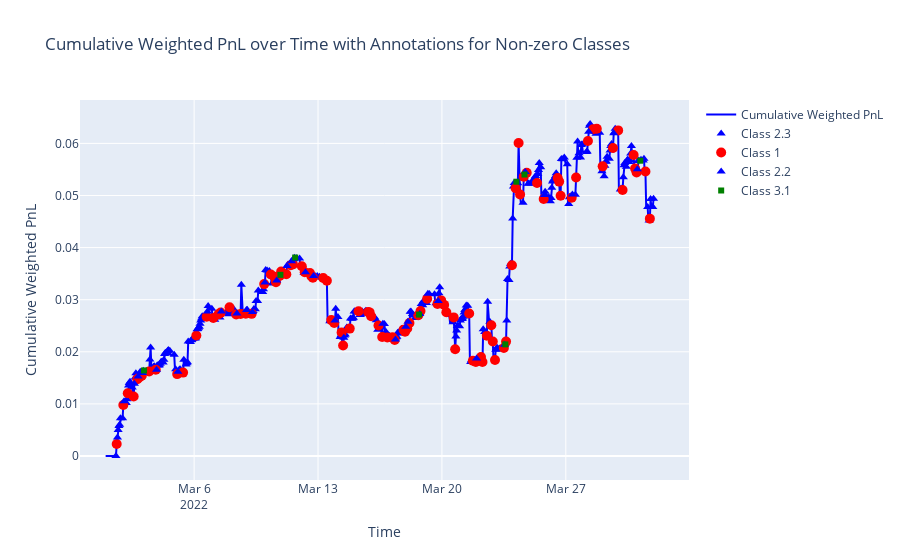

The code cell stored with this chart in its notebook:
### Code cell
# Define shape and color map for different classes
class_marker_map = {
    '1': {'color': 'red', 'symbol': 'circle', 'size': 10},
    '2.1': {'color': 'blue', 'symbol': 'triangle-up', 'size': 8},
    '2.2': {'color': 'blue', 'symbol': 'triangle-up', 'size': 8},
    '2.3': {'color': 'blue', 'symbol': 'triangle-up', 'size': 8},
    '3.1': {'color': 'green', 'symbol': 'square', 'size': 6},
    '3.2': {'color': 'green', 'symbol': 'square', 'size': 6},
    '3.3': {'color': 'green', 'symbol': 'square', 'size': 6}
}

# Create the plot
fig = go.Figure()

# Add the cumulative weighted PnL line
fig.add_trace(go.Scatter(
    x=strategy_result_copy['ts_hour'],
    y=strategy_result_copy['cumulative_weighted_pnl'],
    mode='lines',
    name='Cumulative Weighted PnL',
    line=dict(color='blue')
))

# Add Class and Weight points to the plot
for class_type in strategy_result_copy['class'].unique():
    if class_type not in class_marker_map:
        continue
    class_df = strategy_result_copy[strategy_result_copy['class'] == class_type]
    marker = class_marker_map[str(class_type)]
    fig.add_trace(go.Scatter(
        x=class_df['ts_hour'],
        y=class_df['cumulative_weighted_pnl'],
        mode='markers',
        name=f'Class {class_type}',
        marker=dict(color=marker['color'], symbol=marker['symbol'], size=marker['size']),
        text=[f"Class: {row['class']}<br>Weight: {row['weight']:.2f}" for index, row in class_df.iterrows()],
        hoverinfo='text'
    ))

# Update layout
fig.update_layout(
    title='Cumulative Weighted PnL over Time with Annotations for Non-zero Classes',
    xaxis_title='Time',
    yaxis_title='Cumulative Weighted PnL',
    # template='plotly_white'
)

# Show the plot
fig.show()

### Figure 1 — Plotly figure (JSON) as saved in the notebook; plotly's stock layout.template omitted (floating-point values rounded to 4 significant figures; data arrays with more than 128 entries replaced by an {"elided": "..."} marker saying what was removed)
{"data": [{"line": {"color": "blue"}, "mode": "lines", "name": "Cumulative Weighted PnL", "type": "scatter", "x": {"elided": "744 str values"}, "y": {"elided": "744 float values"}}, {"hoverinfo": "text", "marker": {"color": "blue", "size": 8, "symbol": "triangle-up"}, "mode": "markers", "name": "Class 2.3", "text": {"elided": "267 str values"}, "type": "scatter", "x": {"elided": "267 str values"}, "y": {"elided": "267 float values"}}, {"hoverinfo": "text", "marker": {"color": "red", "size": 10, "symbol": "circle"}, "mode": "markers", "name": "Class 1", "text": ["Class: 1<br>Weight: 1.00", "Class: 1<br>Weight: 1.00", "Class: 1<br>Weight: 1.00", "Class: 1<br>Weight: 1.00", "Class: 1<br>Weight: 1.00", "Class: 1<br>Weight: 1.00", "Class: 1<br>Weight: 1.00", "Class: 1<br>Weight: 1.00", "Class: 1<br>Weight: 1.00", "Class: 1<br>Weight: 1.00", "Class: 1<br>Weight: 1.00", "Class: 1<br>Weight: 1.00", "Class: 1<br>Weight: 1.00", "Class: 1<br>Weight: 1.00", "Class: 1<br>Weight: 1.00", "Class: 1<br>Weight: 1.00", "Class: 1<br>Weight: 1.00", "Class: 1<br>Weight: 1.00", "Class: 1<br>Weight: 1.00", "Class: 1<br>Weight: 1.00", "Class: 1<br>Weight: 1.00", "Class: 1<br>Weight: 1.00", "Class: 1<br>Weight: 1.00", "Class: 1<br>Weight: 1.00", "Class: 1<br>Weight: 1.00", "Class: 1<br>Weight: 1.00", "Class: 1<br>Weight: 1.00", "Class: 1<br>Weight: 1.00", "Class: 1<br>Weight: 1.00", "Class: 1<br>Weight: 1.00", "Class: 1<br>Weight: 1.00", "Class: 1<br>Weight: 1.00", "Class: 1<br>Weight: 1.00", "Class: 1<br>Weight: 1.00", "Class: 1<br>Weight: 1.00", "Class: 1<br>Weight: 1.00", "Class: 1<br>Weight: 1.00", "Class: 1<br>Weight: 1.00", "Class: 1<br>Weight: 1.00", "Class: 1<br>Weight: 1.00", "Class: 1<br>Weight: 1.00", "Class: 1<br>Weight: 1.00", "Class: 1<br>Weight: 1.00", "Class: 1<br>Weight: 1.00", "Class: 1<br>Weight: 1.00", "Class: 1<br>Weight: 1.00", "Class: 1<br>Weight: 1.00", "Class: 1<br>Weight: 1.00", "Class: 1<br>Weight: 1.00", "Class: 1<br>Weight: 1.00", "Class: 1<br>Weight: 1.00", "Class: 1<br>Weight: 1.00", "Class: 1<br>Weight: 1.00", "Class: 1<br>Weight: 1.00", "Class: 1<br>Weight: 1.00", "Class: 1<br>Weight: 1.00", "Class: 1<br>Weight: 1.00", "Class: 1<br>Weight: 1.00", "Class: 1<br>Weight: 1.00", "Class: 1<br>Weight: 1.00", "Class: 1<br>Weight: 1.00", "Class: 1<br>Weight: 1.00", "Class: 1<br>Weight: 1.00", "Class: 1<br>Weight: 1.00", "Class: 1<br>Weight: 1.00", "Class: 1<br>Weight: 1.00", "Class: 1<br>Weight: 1.00", "Class: 1<br>Weight: 1.00", "Class: 1<br>Weight: 1.00", "Class: 1<br>Weight: 1.00", "Class: 1<br>Weight: 1.00", "Class: 1<br>Weight: 1.00", "Class: 1<br>Weight: 1.00", "Class: 1<br>Weight: 1.00", "Class: 1<br>Weight: 1.00", "Class: 1<br>Weight: 1.00", "Class: 1<br>Weight: 1.00", "Class: 1<br>Weight: 1.00", "Class: 1<br>Weight: 1.00", "Class: 1<br>Weight: 1.00", "Class: 1<br>Weight: 1.00", "Class: 1<br>Weight: 1.00", "Class: 1<br>Weight: 1.00", "Class: 1<br>Weight: 1.00", "Class: 1<br>Weight: 1.00", "Class: 1<br>Weight: 1.00", "Class: 1<br>Weight: 1.00", "Class: 1<br>Weight: 1.00", "Class: 1<br>Weight: 1.00", "Class: 1<br>Weight: 1.00", "Class: 1<br>Weight: 1.00", "Class: 1<br>Weight: 1.00", "Class: 1<br>Weight: 1.00", "Class: 1<br>Weight: 1.00", "Class: 1<br>Weight: 1.00", "Class: 1<br>Weight: 1.00", "Class: 1<br>Weight: 1.00", "Class: 1<br>Weight: 1.00", "Class: 1<br>Weight: 1.00", "Class: 1<br>Weight: 1.00"], "type": "scatter", "x": ["2022-03-01T15:00:00", "2022-03-02T00:00:00", "2022-03-02T06:00:00", "2022-03-02T14:00:00", "2022-03-02T19:00:00", "2022-03-02T22:00:00", "2022-03-03T01:00:00", "2022-03-03T11:00:00", "2022-03-03T20:00:00", "2022-03-05T01:00:00", "2022-03-05T09:00:00", "2022-03-06T03:00:00", "2022-03-06T17:00:00", "2022-03-07T02:00:00", "2022-03-07T09:00:00", "2022-03-07T12:00:00", "2022-03-08T00:00:00", "2022-03-08T09:00:00", "2022-03-08T15:00:00", "2022-03-08T22:00:00", "2022-03-09T06:00:00", "2022-03-09T23:00:00", "2022-03-10T08:00:00", "2022-03-10T13:00:00", "2022-03-10T15:00:00", "2022-03-10T20:00:00", "2022-03-10T22:00:00", "2022-03-11T05:00:00", "2022-03-11T11:00:00", "2022-03-11T14:00:00", "2022-03-12T02:00:00", "2022-03-12T06:00:00", "2022-03-12T13:00:00", "2022-03-12T15:00:00", "2022-03-12T17:00:00", "2022-03-13T07:00:00", "2022-03-13T12:00:00", "2022-03-13T18:00:00", "2022-03-13T22:00:00", "2022-03-14T08:00:00", "2022-03-14T10:00:00", "2022-03-14T19:00:00", "2022-03-15T07:00:00", "2022-03-15T20:00:00", "2022-03-15T22:00:00", "2022-03-16T00:00:00", "2022-03-16T10:00:00", "2022-03-16T15:00:00", "2022-03-16T22:00:00", "2022-03-17T05:00:00", "2022-03-17T08:00:00", "2022-03-17T20:00:00", "2022-03-17T22:00:00", "2022-03-18T01:00:00", "2022-03-18T04:00:00", "2022-03-18T16:00:00", "2022-03-18T19:00:00", "2022-03-19T04:00:00", "2022-03-19T18:00:00", "2022-03-19T23:00:00", "2022-03-20T03:00:00", "2022-03-20T06:00:00", "2022-03-20T16:00:00", "2022-03-20T18:00:00", "2022-03-21T13:00:00", "2022-03-21T18:00:00", "2022-03-21T22:00:00", "2022-03-22T05:00:00", "2022-03-22T07:00:00", "2022-03-22T13:00:00", "2022-03-22T19:00:00", "2022-03-22T21:00:00", "2022-03-23T00:00:00", "2022-03-23T12:00:00", "2022-03-23T15:00:00", "2022-03-23T23:00:00", "2022-03-24T04:00:00", "2022-03-24T08:00:00", "2022-03-24T10:00:00", "2022-03-24T15:00:00", "2022-03-24T19:00:00", "2022-03-25T09:00:00", "2022-03-25T18:00:00", "2022-03-26T13:00:00", "2022-03-26T15:00:00", "2022-03-26T17:00:00", "2022-03-27T08:00:00", "2022-03-27T14:00:00", "2022-03-28T06:00:00", "2022-03-28T13:00:00", "2022-03-28T18:00:00", "2022-03-29T02:00:00", "2022-03-29T16:00:00", "2022-03-29T23:00:00", "2022-03-30T05:00:00", "2022-03-30T20:00:00", "2022-03-30T22:00:00", "2022-03-31T00:00:00", "2022-03-31T12:00:00", "2022-03-31T18:00:00"], "y": [0.002293, 0.009788, 0.01205, 0.01141, 0.01475, 0.01513, 0.01542, 0.01624, 0.01654, 0.01572, 0.01601, 0.02314, 0.02673, 0.0265, 0.02722, 0.02752, 0.02856, 0.02715, 0.02726, 0.02732, 0.02728, 0.03299, 0.03484, 0.03439, 0.03335, 0.03456, 0.0354, 0.03489, 0.03661, 0.03678, 0.03641, 0.03526, 0.03511, 0.0345, 0.03421, 0.03417, 0.03364, 0.02608, 0.02551, 0.02372, 0.02121, 0.02445, 0.02779, 0.02764, 0.02756, 0.02681, 0.02505, 0.02284, 0.02275, 0.0228, 0.02227, 0.02423, 0.02386, 0.02447, 0.02554, 0.027, 0.02783, 0.03019, 0.0292, 0.02986, 0.029, 0.02759, 0.0266, 0.02049, 0.02736, 0.01829, 0.01805, 0.01898, 0.01804, 0.02309, 0.02508, 0.02199, 0.01843, 0.02072, 0.02196, 0.0366, 0.0514, 0.06006, 0.05019, 0.05361, 0.05435, 0.05239, 0.04934, 0.05334, 0.05267, 0.04995, 0.04956, 0.05346, 0.06044, 0.06272, 0.06282, 0.05559, 0.05911, 0.0625, 0.05106, 0.05776, 0.05516, 0.0544, 0.0546, 0.04556]}, {"hoverinfo": "text", "marker": {"color": "blue", "size": 8, "symbol": "triangle-up"}, "mode": "markers", "name": "Class 2.2", "text": ["Class: 2.2<br>Weight: 0.49", "Class: 2.2<br>Weight: 0.49", "Class: 2.2<br>Weight: 0.49", "Class: 2.2<br>Weight: 0.49", "Class: 2.2<br>Weight: 0.49", "Class: 2.2<br>Weight: 0.49", "Class: 2.2<br>Weight: 0.49", "Class: 2.2<br>Weight: 0.49", "Class: 2.2<br>Weight: 0.49", "Class: 2.2<br>Weight: 0.49", "Class: 2.2<br>Weight: 0.49", "Class: 2.2<br>Weight: 0.49", "Class: 2.2<br>Weight: 0.49", "Class: 2.2<br>Weight: 0.49", "Class: 2.2<br>Weight: 0.49", "Class: 2.2<br>Weight: 0.49", "Class: 2.2<br>Weight: 0.49", "Class: 2.2<br>Weight: 0.49", "Class: 2.2<br>Weight: 0.49", "Class: 2.2<br>Weight: 0.49", "Class: 2.2<br>Weight: 0.49", "Class: 2.2<br>Weight: 0.49", "Class: 2.2<br>Weight: 0.49", "Class: 2.2<br>Weight: 0.49", "Class: 2.2<br>Weight: 0.49", "Class: 2.2<br>Weight: 0.49", "Class: 2.2<br>Weight: 0.49", "Class: 2.2<br>Weight: 0.49", "Class: 2.2<br>Weight: 0.49", "Class: 2.2<br>Weight: 0.49", "Class: 2.2<br>Weight: 0.49", "Class: 2.2<br>Weight: 0.49", "Class: 2.2<br>Weight: 0.49", "Class: 2.2<br>Weight: 0.49", "Class: 2.2<br>Weight: 0.49", "Class: 2.2<br>Weight: 0.49", "Class: 2.2<br>Weight: 0.49", "Class: 2.2<br>Weight: 0.49", "Class: 2.2<br>Weight: 0.49", "Class: 2.2<br>Weight: 0.49", "Class: 2.2<br>Weight: 0.49", "Class: 2.2<br>Weight: 0.49", "Class: 2.2<br>Weight: 0.49", "Class: 2.2<br>Weight: 0.49", "Class: 2.2<br>Weight: 0.49", "Class: 2.2<br>Weight: 0.49", "Class: 2.2<br>Weight: 0.49", "Class: 2.2<br>Weight: 0.49", "Class: 2.2<br>Weight: 0.49", "Class: 2.2<br>Weight: 0.49", "Class: 2.2<br>Weight: 0.49", "Class: 2.2<br>Weight: 0.49", "Class: 2.2<br>Weight: 0.49", "Class: 2.2<br>Weight: 0.49", "Class: 2.2<br>Weight: 0.49", "Class: 2.2<br>Weight: 0.49", "Class: 2.2<br>Weight: 0.49"], "type": "scatter", "x": ["2022-03-01T16:00:00", "2022-03-02T01:00:00", "2022-03-02T07:00:00", "2022-03-02T15:00:00", "2022-03-02T20:00:00", "2022-03-02T23:00:00", "2022-03-03T02:00:00", "2022-03-03T12:00:00", "2022-03-03T21:00:00", "2022-03-05T02:00:00", "2022-03-05T10:00:00", "2022-03-06T04:00:00", "2022-03-06T18:00:00", "2022-03-07T13:00:00", "2022-03-08T10:00:00", "2022-03-08T16:00:00", "2022-03-08T23:00:00", "2022-03-09T07:00:00", "2022-03-10T00:00:00", "2022-03-10T16:00:00", "2022-03-11T06:00:00", "2022-03-11T12:00:00", "2022-03-11T15:00:00", "2022-03-12T07:00:00", "2022-03-12T18:00:00", "2022-03-13T23:00:00", "2022-03-14T11:00:00", "2022-03-14T20:00:00", "2022-03-16T16:00:00", "2022-03-17T09:00:00", "2022-03-17T23:00:00", "2022-03-18T02:00:00", "2022-03-18T05:00:00", "2022-03-18T18:00:00", "2022-03-18T20:00:00", "2022-03-19T05:00:00", "2022-03-19T19:00:00", "2022-03-20T19:00:00", "2022-03-21T23:00:00", "2022-03-22T08:00:00", "2022-03-22T14:00:00", "2022-03-23T01:00:00", "2022-03-23T13:00:00", "2022-03-23T16:00:00", "2022-03-24T00:00:00", "2022-03-24T17:00:00", "2022-03-25T10:00:00", "2022-03-25T19:00:00", "2022-03-26T18:00:00", "2022-03-27T09:00:00", "2022-03-27T15:00:00", "2022-03-28T07:00:00", "2022-03-29T17:00:00", "2022-03-30T06:00:00", "2022-03-31T01:00:00", "2022-03-31T06:00:00", "2022-03-31T19:00:00"], "y": [0.003553, 0.01051, 0.01354, 0.01388, 0.01525, 0.01618, 0.01591, 0.01853, 0.01655, 0.01617, 0.01848, 0.02434, 0.02776, 0.02776, 0.02735, 0.03289, 0.02801, 0.02763, 0.03331, 0.03371, 0.03647, 0.03737, 0.03774, 0.03526, 0.03457, 0.02599, 0.02268, 0.02641, 0.02539, 0.02236, 0.02481, 0.02577, 0.02767, 0.02724, 0.02916, 0.03113, 0.02975, 0.02292, 0.01871, 0.02431, 0.02958, 0.02041, 0.02134, 0.02603, 0.04561, 0.05452, 0.05412, 0.05009, 0.05701, 0.05019, 0.05725, 0.06224, 0.06196, 0.05349, 0.05502, 0.05684, 0.04933]}, {"hoverinfo": "text", "marker": {"color": "green", "size": 6, "symbol": "square"}, "mode": "markers", "name": "Class 3.1", "text": ["Class: 3.1<br>Weight: 0.30", "Class: 3.1<br>Weight: 0.30", "Class: 3.1<br>Weight: 0.30", "Class: 3.1<br>Weight: 0.30", "Class: 3.1<br>Weight: 0.30", "Class: 3.1<br>Weight: 0.30", "Class: 3.1<br>Weight: 0.30", "Class: 3.1<br>Weight: 0.30"], "type": "scatter", "x": ["2022-03-03T04:00:00", "2022-03-10T21:00:00", "2022-03-11T17:00:00", "2022-03-18T17:00:00", "2022-03-23T14:00:00", "2022-03-24T05:00:00", "2022-03-24T16:00:00", "2022-03-31T05:00:00"], "y": [0.01642, 0.03477, 0.03809, 0.02714, 0.02142, 0.05265, 0.05402, 0.05667]}], "layout": {"title": {"text": "Cumulative Weighted PnL over Time with Annotations for Non-zero Classes"}, "xaxis": {"title": {"text": "Time"}}, "yaxis": {"title": {"text": "Cumulative Weighted PnL"}}}}
